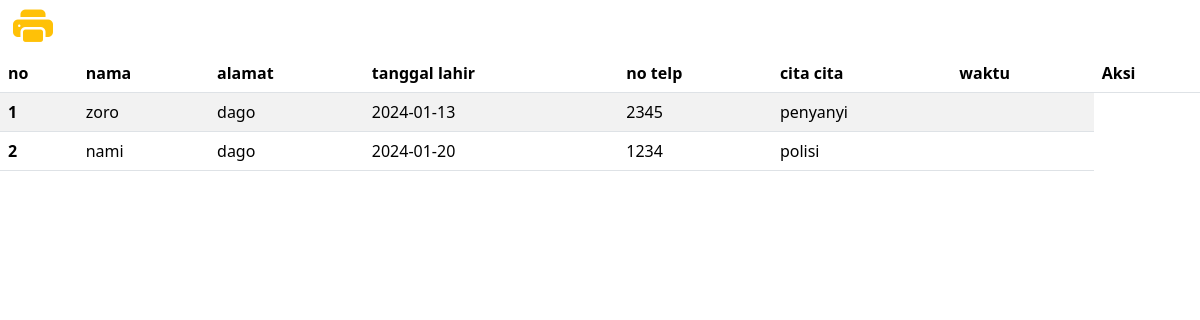
The page /app/rekap.php on the database its author committed.
### tables this page shows
CREATE TABLE `pengunjung` (
  `no` int(11) NOT NULL,
  `nama` varchar(25) NOT NULL,
  `alamat` varchar(25) NOT NULL,
  `tanggal_lahir` date NOT NULL,
  `no_telp` varchar(25) NOT NULL,
  `cita_cita` varchar(30) NOT NULL
);

### app/rekap.php (the view, shortened to what this page needs)
<button class="btn" onclick="printDiv('div1')"><i class="bi bi-printer-fill fs-1 text-warning"></i>
</button>
<div id="div1">
<?php
include "boot.php";
include "koneksi.php";
$searchTerm= isset ($_GET['q']) ? $_GET['q'] : '';
$tampil = "SELECT * FROM pengunjung WHERE nama LIKE '%$searchTerm%'";
$result = $konek->query ($tampil)
?>
<table class="table table-striped">
  <thead>
    <tr>
      <th scope="col">no</th>
      <th scope="col">nama</th>
      <th scope="col">alamat</th>
      <th scope="col">tanggal lahir</th>
      <th scope="col">no telp</th>
      <th scope="col">cita cita</th>
      <th scope="col">waktu</th>
      <th scope="col">Aksi</th>
    </tr>
  </thead>
  <tbody>
    <?php
    while ($s= $result->fetch_assoc()) {
      @$no++;
    ?>
        <tr>
            <th scope="row"><?= $no; ?></th>
            <td><?=$s['nama'] ?></td>
            <td><?=$s['alamat']?></td>
            <td><?=$s['tanggal_lahir'] ?></td>
            <td><?=$s['no_telp'] ?></td>
            <td><?=$s['cita_cita'] ?></td>
            <td><?=$s['waktu'] ?></td>
    </tr>
    <?php
}
    ?>
  </tbody>
</table>
</div>

### app/boot.php (shortened to what this page needs)
<!doctype html>
<html lang="en">
  <head>
    <link href="https://cdn.jsdelivr.net/npm/bootstrap@5.3.2/dist/css/bootstrap.min.css" rel="stylesheet">
    <link rel="stylesheet" href="https://cdn.jsdelivr.net/npm/bootstrap-icons@1.11.3/font/bootstrap-icons.min.css">
  </head>

### rows shown on the page
pengunjung: nama "zoro", alamat "dago", tanggal_lahir "2024-01-13", no_telp "2345", cita_cita "penyanyi"
pengunjung: nama "nami", alamat "dago", tanggal_lahir "2024-01-20", no_telp "1234", cita_cita "polisi"
